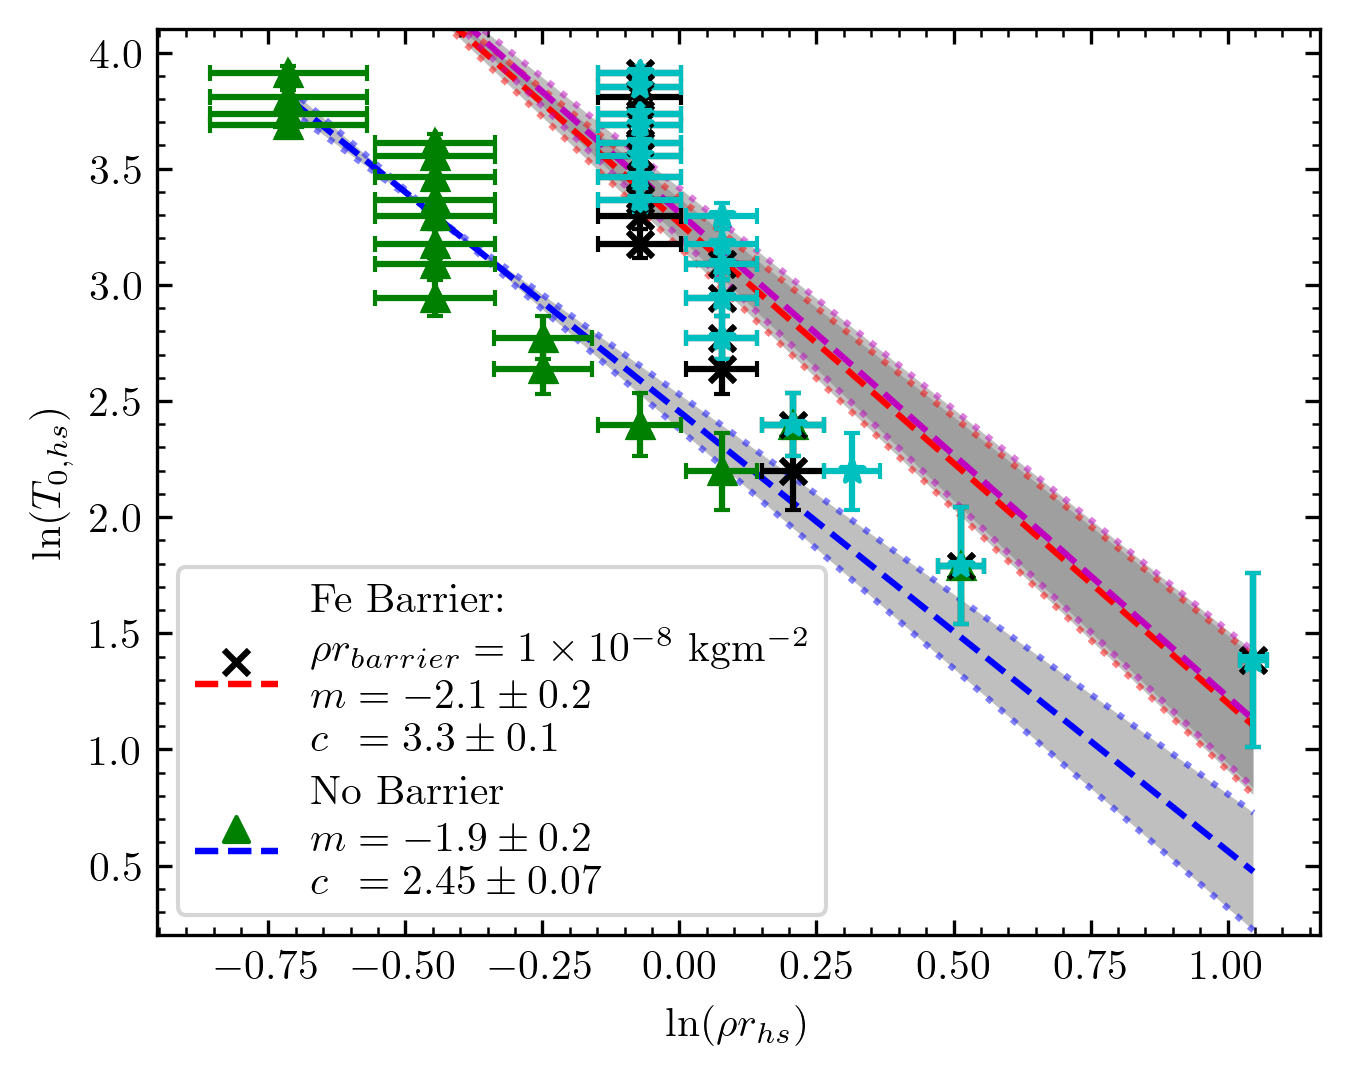

Here is the Python script that generated this plot:
# -*- coding: utf-8 -*-
"""
Created on Fri Apr 21 21:11:21 2023

@author: SprongusThree
"""
import sys
from netCDF4 import Dataset
import pandas as pd
import seaborn as sns
from pylab import *
import matplotlib.pyplot as plt
from scipy.odr import *
from matplotlib import rc
from matplotlib.legend_handler import HandlerTuple
import matplotlib.lines as mlines

rc('font', **{'family': 'serif', 'serif': ['Computer Modern']})
rc('text', usetex=True)

class HandlerTupleVertical(HandlerTuple):
    def __init__(self, **kwargs):
        HandlerTuple.__init__(self, **kwargs)

    def create_artists(self, legend, orig_handle,
                       xdescent, ydescent, width, height, fontsize, trans):
        # How many lines are there.
        numlines = len(orig_handle)
        handler_map = legend.get_legend_handler_map()

        # divide the vertical space where the lines will go
        # into equal parts based on the number of lines
        height_y = (height / numlines)

        leglines = []
        for i, handle in enumerate(orig_handle):
            handler = legend.get_legend_handler(handler_map, handle)

            legline = handler.create_artists(legend, handle,
                                             xdescent,
                                             (2*i + 4)*height_y,
                                             width,
                                             2*height,
                                             fontsize, trans)
            leglines.extend(legline)

        return leglines


def straightFit(p,x,err):
    m, c =p
    m=m+err[0]
    c=c+err[1]
    x=np.array(x)
    return m*x+c

def straightFitMod(p,x):
    m, c =p
    x=np.array(x)
    return m*x+c


def getDataPoints(f):
    df=pd.read_csv(f)
    return df

file1="data/TAnalysis/NoBar/NoBar.csv"
file2="data/TAnalysis/Fe/Fe.csv"
file3="data/TAnalysis/C/C.csv"

noBarData= getDataPoints(file1)[::-1]
FeData= getDataPoints(file2)[::-1]
CData= getDataPoints(file3)[::-1]

print(FeData)

Terror=1.5
rError=0.07

feYerr= Terror/FeData["$T_{hs}$"]
feXerr= rError/FeData["$\\rho r_{hs}$"]
#print(FeData["$\\rho r_{hs}$"],feXerr)

#print(0.15/FeData["$\\rho r_{hs}$"][0])
#for i in range(len(FeData["$\\rho r_{hs}$"])):
#    print(feXerr[i],rError/FeData["$\\rho r_{hs}$"][i])

noBarYerr= Terror/noBarData["$T_{hs}$"]
noBarXerr= rError/noBarData["$\\rho r_{hs}$"]

CYerr= Terror/CData["$T_{hs}$"]
CXerr= rError/CData["$\\rho r_{hs}$"]

linearModel = Model(straightFitMod)    

print("No Barrier Data")
# noBarPoints = dict(zip(
#     noBarData["$\\rho r_{hs}$"],noBarData["$T_{hs}$"]
# ))
NoBarXpoints, NoBarYpoints=noBarData["$\\rho r_{hs}$"],noBarData["$T_{hs}$"]

# Output keys (equivalent of new_list1)
#print(list(noBarPoints.keys()))
# Output values (equivalent of new_list2)
#print(list(noBarPoints.values()))
#NoBarXpoints=np.array(list(noBarPoints.keys()))
#NoBarYpoints=np.array(list(noBarPoints.values()))

DataforNo=RealData(np.log(NoBarXpoints),np.log(NoBarYpoints),sx=noBarXerr,sy=noBarYerr)
odrforNo=ODR(DataforNo,linearModel,beta0=[-2,2])
modelOutputNo=odrforNo.run()
modelOutputNo.pprint()
noBarBeta=modelOutputNo.beta
noBarErr=modelOutputNo.sd_beta

print("~~~~~~~~\nFe Data")
# fePoints = dict(zip(
#     FeData["$\\rho r_{hs}$"],FeData["$T_{hs}$"]
# ))
feXpoints= FeData["$\\rho r_{hs}$"]
feYpoints = FeData["$T_{hs}$"]

# Output keys (equivalent of new_list1)
#print(list(fePoints.keys()))
# Output values (equivalent of new_list2)
#print(list(fePoints.values()))
#feXpoints=np.array(list(fePoints.keys()))
#feYpoints=np.array(list(fePoints.values()))   
DataforIron=RealData(np.log(feXpoints),np.log(feYpoints),sx=feXerr,sy=feXerr)
odrforIron=ODR(DataforIron,linearModel,beta0=[-2,3])
modelOutputIron=odrforIron.run()
modelOutputIron.pprint()
feBeta=modelOutputIron.beta
feErr=modelOutputIron.sd_beta

print("~~~~~~~~\nC Data")
# fePoints = dict(zip(
#     FeData["$\\rho r_{hs}$"],FeData["$T_{hs}$"]
# ))
CXpoints= CData["$\\rho r_{hs}$"]
CYpoints = CData["$T_{hs}$"]

# Output keys (equivalent of new_list1)
#print(list(fePoints.keys()))
# Output values (equivalent of new_list2)
#print(list(fePoints.values()))
#feXpoints=np.array(list(fePoints.keys()))
#feYpoints=np.array(list(fePoints.values()))   
DataforC=RealData(np.log(CXpoints),np.log(CYpoints),sx=CXerr,sy=CXerr)
odrforC=ODR(DataforC,linearModel,beta0=[-2,3])
modelOutputC=odrforC.run()
modelOutputC.pprint()
CBeta=modelOutputC.beta
CErr=modelOutputC.sd_beta

x=np.arange(0.49,2.85,0.01)
#FefitY=straightFit(modelOutputIron.beta, np.log(x), [0,0])
#NoBarfitY=straightFit(modelOutputNo.beta, np.log(x), [0,0])


fig = plt.figure(dpi=300)
ax = fig.add_subplot()

#ax.plot(np.log(x),FefitY)
#ax.plot(np.log(x),NoBarfitY)

#noBarPoints = ax.scatter(np.log(noBarData["$\\rho r_{hs}$"]),np.log(noBarData["$T_{hs}$"]),c="green",marker="^")
#fePoints = ax.scatter(np.log(FeData["$\\rho r_{hs}$"]),np.log(FeData["$T_{hs}$"]),c="black",marker="x",label="Fe")

#ax.errorbar(np.log(noBarData["$\\rho r_{hs}$"]),np.log(noBarData["$T_{hs}$"]),xerr=0.07/noBarData["$\\rho r_{hs}$"],yerr=1.5/noBarData["$T_{hs}$"],linestyle="none",c="green",marker="^",capsize=2)
#ax.errorbar(np.log(FeData["$\\rho r_{hs}$"]),np.log(FeData["$T_{hs}$"]),xerr=0.07/FeData["$\\rho r_{hs}$"],yerr=1.5/FeData["$T_{hs}$"],linestyle="none",c="black",marker="x",capsize=2,label="Fe")

line1=r"Fit: $y=mx+c$" + "\n"
eqnStart=r"\begin{eqnarray*}"
line2 =r"y&=&mx+c"+"\\\\"
line3 =r"m&=&"+str(feBeta[0])+"\pm "+str(feErr[0])+"\\\\"
line4=r"c&=&"+str(feBeta[1])+"\pm"+str(feBeta[1])+"\\\\"
eqnEnd= r"\end{eqnarray*}"

fitlabel=line1+eqnStart+line3+line4+eqnEnd

upperFe=straightFit(feBeta,np.log(x),feErr)
lowerFe=straightFit(feBeta,np.log(x),feErr*-1)

upperNoBar=straightFit(noBarBeta,np.log(x),noBarErr)
lowerNoBar=straightFit(noBarBeta,np.log(x),noBarErr*-1)

upperC=straightFit(CBeta,np.log(x),CErr)
lowerC=straightFit(CBeta,np.log(x),CErr*-1)

ax.plot(np.log(x),straightFit(feBeta,np.log(x),[0,0]), c="r", linestyle="dashed")
ax.plot(np.log(x),upperFe, c="r", linestyle="dotted",alpha=0.5)
ax.plot(np.log(x),lowerFe,c="r", linestyle="dotted",alpha=0.5)
ax.fill_between(np.log(x),upperFe,lowerFe,facecolor="gray", alpha=0.5)

ax.plot(np.log(x),straightFit(noBarBeta,np.log(x),[0,0]),c="b",linestyle="dashed")
ax.plot(np.log(x),upperNoBar, c="b", linestyle="dotted",alpha=0.5)
ax.plot(np.log(x),lowerNoBar,c="b", linestyle="dotted",alpha=0.5)
ax.fill_between(np.log(x),upperNoBar,lowerNoBar,facecolor="gray", alpha=0.5)

ax.plot(np.log(x),straightFit(CBeta,np.log(x),[0,0]),c="m",linestyle="dashed")
ax.plot(np.log(x),upperC, c="m", linestyle="dotted",alpha=0.5)
ax.plot(np.log(x),lowerC,c="m", linestyle="dotted",alpha=0.5)
ax.fill_between(np.log(x),upperC,lowerC,facecolor="gray", alpha=0.5)

fePoints=          ax.scatter(np.log(feXpoints),np.log(feYpoints),c="black",marker="x")
noBarPoints =      ax.scatter(np.log(NoBarXpoints),np.log(NoBarYpoints),c="green",marker="^")
CPoints =          ax.scatter(np.log(CXpoints),np.log(CYpoints),c="c",marker="*")

noBarErrorPoints = ax.errorbar(np.log(NoBarXpoints),np.log(NoBarYpoints),xerr=noBarXerr,yerr=noBarYerr,linestyle="none",c="green",marker="^",capsize=2)
feErrorPoints=     ax.errorbar(np.log(feXpoints),np.log(feYpoints), xerr=feXerr,yerr=feYerr,linestyle="none",c="black",marker="x",capsize=2)
feErrorPoints=     ax.errorbar(np.log(CXpoints),np.log(CYpoints), xerr=CXerr,yerr=CYerr,linestyle="none",c="c",marker="*",capsize=2)

#ax.plot(np.log(ignX),upperFitY, c="g", linestyle="dotted")
#ax.plot(np.log(ignX),lowerFitY, c="g", linestyle="dotted")
#ax.fill_between(np.log(ignX), upperFitY, lowerFitY, facecolor="gray", alpha=0.5)

#ax.axhline(np.log(5), linestyle="dashed", c="orange")

ax.tick_params(axis="both",which="both",direction="in",top=True, right=True)
plt.minorticks_on()
ax.set_xlabel("$\\ln(\\rho r_{hs})$")
ax.set_ylabel("$\\ln(T_{0,hs})$")
ax.set_ylim([0.2,4.1])

feFit = mlines.Line2D([],[], c="r", linestyle="dashed")
noBarFit = mlines.Line2D([],[], c="b", linestyle="dashed")

###################### Legend labels ####################
l1="Fe Barrier:\n $\\rho r_{barrier}=1\\times10^{-8}$ kgm$^{-2}$\n$m="
l2=str(round(feBeta[0],1))+"\\pm"+str(round(feErr[0],1))+"$\n"
l3="$c\\;\\,="+str(round(feBeta[1],1))+"\\pm"+str(round(feErr[1],1))+"$"
IronLabel = l1+l2+l3

l1="No Barrier\n$m="
l2=str(round(noBarBeta[0],1))+"\\pm"+str(round(noBarErr[0],1))+"$\n"
l3="$c\\;\\,="+str(round(noBarBeta[1],2))+"\\pm"+str(round(noBarErr[1],2))+"$"
NoBarLabel = l1+l2+l3


l =ax.legend(handles=[(feFit,fePoints),(noBarFit,noBarPoints)],labels=[IronLabel,NoBarLabel],handler_map={tuple: HandlerTupleVertical(ndivide=None)})

plt.savefig('loglogTRhoR_NoBar_BOTH.png',bbox_inches="tight")
plt.show()